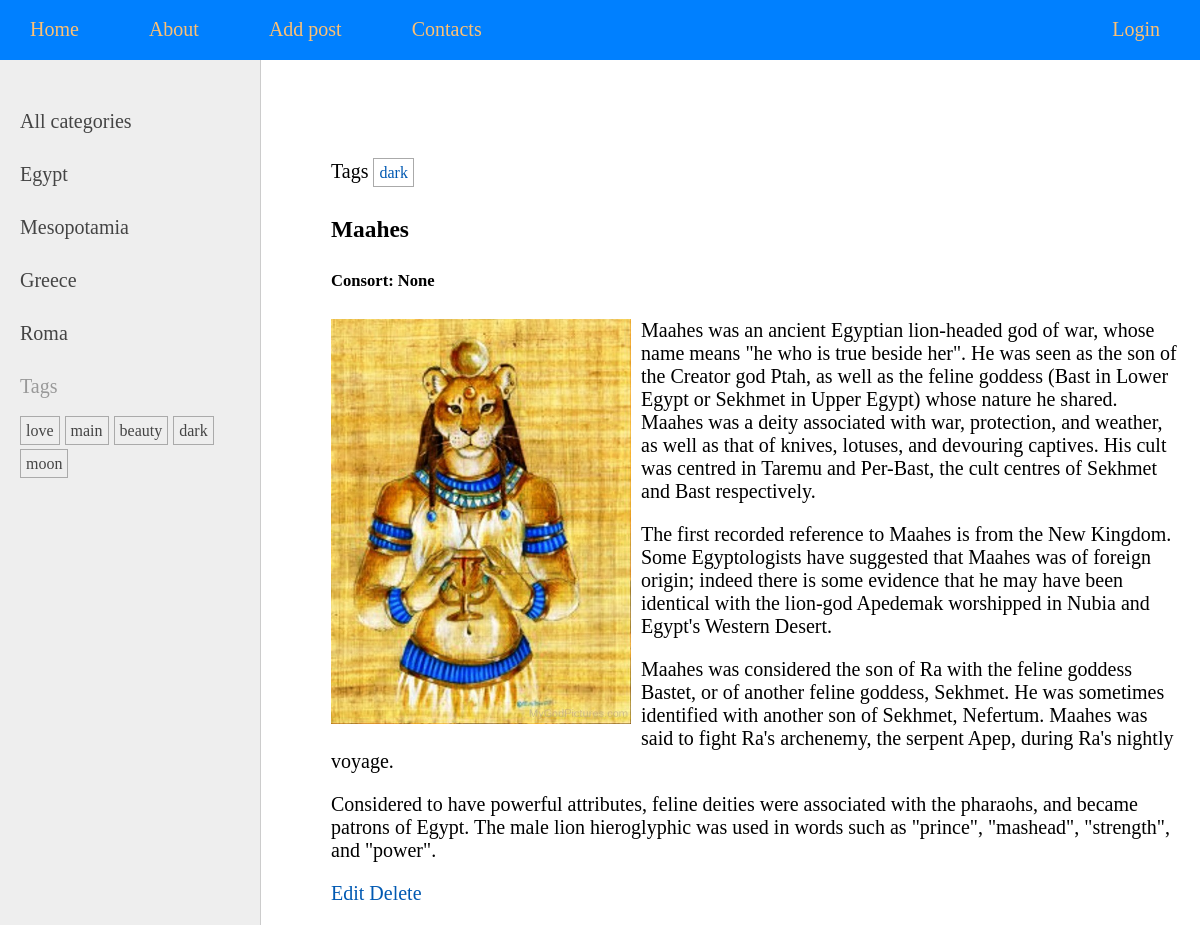
The app's page /goddess/Maahes/ with its own data.
### goddesses/models.py (models this page shows, shortened)
class Category(models.Model):
    name = models.CharField(max_length=100, db_index=True)
    slug = models.SlugField(max_length=100, db_index=True, unique=True)
    def get_absolute_url(self):
        return reverse('category', kwargs={'cat_slug': self.slug})
    class Meta:
        verbose_name = 'Category'
        verbose_name_plural = 'Categories'

class TagPost(models.Model):
    tag = models.CharField(max_length=100, db_index=True)
    slug = models.SlugField(max_length=100, db_index=True, unique=True)
    def get_absolute_url(self):
        return reverse('tag', kwargs={'tag_slug': self.slug})

class Goddesses(models.Model):
    class Status(models.IntegerChoices):
        DRAFT = 0, 'Draft'
        PUBLISHED = 1, 'Published'
    title = models.CharField(max_length=255)
    slug = models.SlugField(max_length=255, unique=True, db_index=True,
                            validators=[
                               MinLengthValidator(5, message='5 characters minimum')
                             ])
    image = models.ImageField(upload_to='photos', default=None, null=True, blank=True, verbose_name='Image')
    content = models.TextField(blank=True)
    time_create = models.DateTimeField(auto_now_add=True)
    time_update = models.DateTimeField(auto_now=True)
    is_published = models.BooleanField(choices=tuple(map(lambda x: (bool(x[0]), x[1]), Status.choices)),
                                       default=Status.DRAFT)
    cat = models.ForeignKey('Category', on_delete=models.PROTECT, related_name='deities')
    tags = models.ManyToManyField('TagPost', blank=True, related_name='post_tags')
    consort = models.OneToOneField('Consort', on_delete=models.SET_NULL, blank=True, null=True, related_name='consort')
    objects = models.Manager()
    published = PublishedManager()
    class Meta:
        verbose_name = 'Deities'
        verbose_name_plural = 'Deities'
        ordering = ['-time_create']
        indexes = [
            models.Index(fields=['-time_create'])
        ]
    def get_edit_absolute_url(self):
        return reverse('edit_post', kwargs={'slug': self.slug})
    def get_del_absolute_url(self):
        return reverse('del_post', kwargs={'slug': self.slug})

### goddesses/views.py (the view)
# urls.py: path('goddess/<slug:post_slug>/', views.ShowPost.as_view(), name='goddess'),
class ShowPost(DetailView):
    template_name = 'goddesses/post.html'
    slug_url_kwarg = 'post_slug'
    context_object_name = 'post'
    def get_context_data(self, **kwargs):
        context = super().get_context_data(**kwargs)
        context['title'] = context['post'].title
        context['edit_absolute_url'] = context['post'].get_edit_absolute_url()
        context['del_absolute_url'] = context['post'].get_del_absolute_url()
        context['menu'] = menu
        return context
    def get_object(self, queryset=None):
        return get_object_or_404(Goddesses.published, slug=self.kwargs[self.slug_url_kwarg])

### goddesses/models.py (called while the page is built)
    def get_queryset(self):
        return super().get_queryset().filter(is_published=Goddesses.Status.PUBLISHED)

### goddesses/templatetags/gods_tags.py (called while the page is built)
@register.inclusion_tag('goddesses/list_categories.html')
def show_categories(cat_selected=0):
    cats = Category.objects.all()
    return {'cats': cats, 'cat_selected': cat_selected}\

@register.inclusion_tag('goddesses/tags.html')
def show_tags():
    return {'tags': TagPost.objects.all()}

### goddesses/templates/goddesses/post.html
{% extends 'base.html' %}
{% block content %}
{% with post.tags.all as tags %}
{% if tags %}
    <ul class="tags-list">
        <li>Tags</li>
        {% for tag in tags %}
        <li><a href="{{ tag.get_absolute_url }}">{{ tag.tag }}</a></li>
        {% endfor %}
    </ul>
{% endif %}
{% endwith %}
<h3>{{ post.title }}</h3>
<h5>Consort: {{ post.consort }}</h5>
{% if post.image %}
<p><img class="img-article-left" src="{{post.image.url}}"></p>
{% endif %}
{{post.content|linebreaks}}
<span class="link-read-post"> <a href="{{ edit_absolute_url }}"> Edit </a></span>
<span class="link-read-post"> <a href="{{ del_absolute_url }}"> Delete </a></span>
{% endblock %}

### goddesses/templates/goddesses/list_categories.html
{% for cat in cats %}
    {% if cat.id == cat_selected %}
        <li class="selected">{{ cat.name }}</li>
    {% else %}
        <li><a href="{{ cat.get_absolute_url }}">{{ cat.name }}</a></li>
    {% endif %}
{% endfor %}

### goddesses/templates/goddesses/tags.html
{% if tags %}
    <p>Tags</p>
    <ul class="tags-list">
        {% for tag in tags %}
        <li><a href="{{ tag.get_absolute_url }}">{{ tag.tag }}</a></li>
        {% endfor %}
    </ul>
{% endif %}

### goddesses/static/goddesses/css/styles.css (style rules this page uses)
html, body { font-family: 'Georgia'; margin: 0; padding: 0; height: 100%; width: 100%; color: #444; }
a { color: #0059b2; text-decoration: none; }
img { max-width: 600px; height: auto; }
img.img-article-left { max-width: 300px; height: auto; float: left; padding: 0 10px 10px 0; }
.left-chapters ul { width: 230px; margin: 0; padding: 20px 10px 10px 20px; list-style: none; font-size: 20px; }
.left-chapters ul li { margin: 30px 0 0 0; color: #999; }
.left-chapters ul li a { color: #444; text-decoration: none; }
ul.tags-list { width: 100%; margin: 0; padding: 0; list-style: none; }
ul.tags-list li { margin: 0; padding: 0 0 10px; display: inline-block; }
ul.tags-list li a { padding: 5px; font-size: 16px; border: 1px solid #aaa; }

### records on screen
Category: name "Egypt"
Category: name "Mesopotamia"
Category: name "Greece"
Category: name "Roma"
TagPost: tag "love"
TagPost: tag "main"
TagPost: tag "beauty"
TagPost: tag "dark"
TagPost: tag "moon"
Goddesses: title "Maahes", consort "None", image (picture), content "Maahes was an ancient Egyptian lion-headed god of war, whose name means \"he who is true beside her\". He was seen as the son of the Creator god Ptah, as well as the feline goddess (Bast in Lower Egypt or Sekhmet in Upper Egypt) whose nature he shared. Maahes was a deity associated with war, protection, and weather, as well as that of knives, lotuses, and devouring captives. His cult was centred in Taremu and Per-Bast, the cult centres of Sekhmet and Bast respectively. The first recorded reference to Maahes is from the New Kingdom. Some Egyptologists have suggested that Maahes was of foreign origin; indeed there is some evidence that he may have been identical with the lion-god Apedemak…"

### other values on screen
{{ item.title }} "About" "Add post" "Contacts" "Login"
